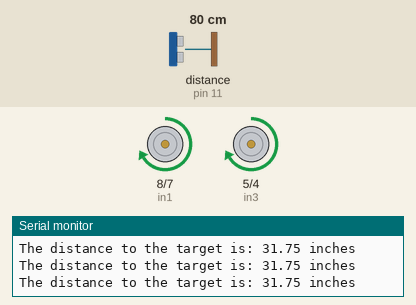
Simulated run of this sketch. Board: Arduino Uno, built with avr-gcc and run on an emulated ATmega328P. Shown: motor-driver pin pairs drawn as motors (green arrow = first pin HIGH = forward, orange = second pin HIGH = backward, longer = more drive, scaled by the enable pin), the last lines printed to the serial monitor. Wiring (inferred from the names in the program): ultrasonic range finder: trigger pin 13; echo pin 11. The inputs (shaded band) are chosen by the test bench; at power-on: distance to the obstacle (sensor on pin 11) 80 cm. The echo pulse lasts 58.3 µs per cm.

Above: at 1.3 s.
1.4 s: distance to the obstacle (sensor on pin 11) set to 64 cm
3.2 s: distance to the obstacle (sensor on pin 11) set to 57 cm
At 5.2 s:
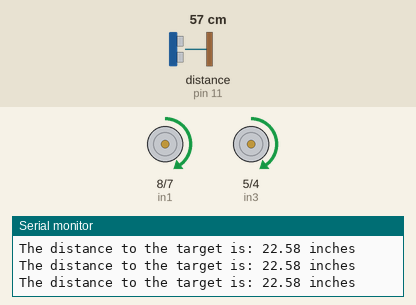
5.5 s: distance to the obstacle (sensor on pin 11) set to 33 cm
8.5 s: distance to the obstacle (sensor on pin 11) set to 27 cm
At 9.3 s:
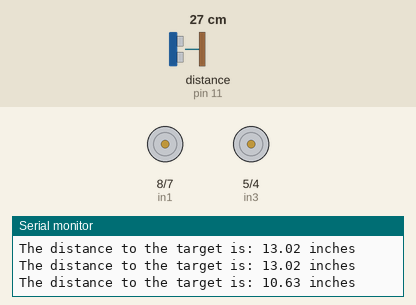
At 11.3 s:
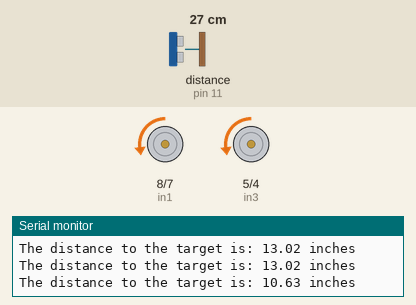
13.5 s: distance to the obstacle (sensor on pin 11) set to 14 cm
16.5 s: distance to the obstacle (sensor on pin 11) set to 11 cm
At 18.3 s:
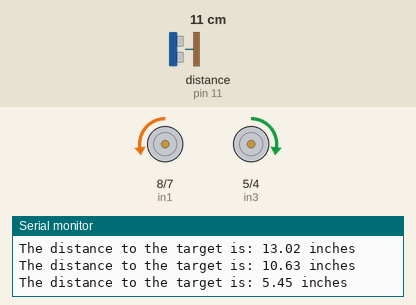
Timing chart, 0 to 21.5 s (numbered marks = the images above; inputs shaded):
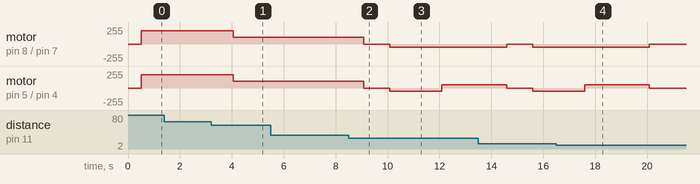

The sketch:

car.ino
```cpp
// Motor A
int enA = 9;
int in1 = 8;
int in2 = 7;

// Motor B
int enB = 3;
int in3 = 5;
int in4 = 4;

int carSpeed;
int farSpeed = 200;
int closeSpeed = 100;
int slowSpeed = 50;


// Distance Sensor
int trigPin = 13;
int echoPin = 11;
float pingTime;     // Time for ping to travel to target and return
float distance;     // Distance from sensor to target
float speedOfSound = 776.5;   // Speed of Sound in Miles per hour

void setup() {
  Serial.begin(9600);

  // Motor control pins
  pinMode(enA, OUTPUT);
  pinMode(enB, OUTPUT);
  pinMode(in1, OUTPUT);
  pinMode(in2, OUTPUT);
  pinMode(in3, OUTPUT);
  pinMode(in4, OUTPUT);

  // Distance Sensor pins
  pinMode(trigPin, OUTPUT);
  pinMode(echoPin, INPUT);
}

void loop() {
  digitalWrite(trigPin,LOW);
  delayMicroseconds(500);
  digitalWrite(trigPin,HIGH);
  delayMicroseconds(20);
  digitalWrite(trigPin,LOW);

  pingTime = pulseIn(echoPin, HIGH);
  pingTime = pingTime/1000000./3600; // Converts ping time to hours
  distance = speedOfSound * pingTime/2*63360; // Calculates round trip distance in inches

  Serial.print("The distance to the target is: ");
  Serial.print(distance);
  Serial.println(" inches");
  delay(500);


  if (distance > 24) {
    carSpeed = farSpeed;
    moveForward(carSpeed);
  }
  else if (distance > 12 && distance <= 24) {
    carSpeed = closeSpeed;
    moveForward(carSpeed);
  }
  else if (distance > 5 && distance <= 12) {
    carSpeed = slowSpeed;
    stopCar();
    reverse(carSpeed);
    turnRight(carSpeed);
  }
  else {
    stopCar();
  }

}


void moveForward(int carSpeed) {
  /* Move forward */

  // Motor A
  digitalWrite(in1, HIGH);
  digitalWrite(in2, LOW);
  // Set Speed
  analogWrite(enA, carSpeed);

  // Motor B
  digitalWrite(in3, HIGH);
  digitalWrite(in4, LOW);
  // Set Speed
  analogWrite(enB, carSpeed);

}

void stopCar() {
  // Turn motors off
  digitalWrite(in1, LOW);
  digitalWrite(in2, LOW);
  digitalWrite(in3, LOW);
  digitalWrite(in4, LOW);
  delay(1000);
}

void reverse(int carSpeed) {
  /* Move Backward */

  // Motor A
  digitalWrite(in1, LOW);
  digitalWrite(in2, HIGH);
  // Set Speed
  analogWrite(enA, carSpeed);

  // Motor B
  digitalWrite(in3, LOW);
  digitalWrite(in4, HIGH);
  // Set Speed
  analogWrite(enB, carSpeed);

  delay(2000);
}

void turnRight(int carSpeed){
  /* Turn right by stopping reversing right and move forward left */

  // Motor A
  digitalWrite(in1, LOW);
  digitalWrite(in2, HIGH);
  // Set Speed
  analogWrite(enA, carSpeed);

  // Motor B
  digitalWrite(in3, HIGH);
  digitalWrite(in4, LOW);
  // Set Speed
  analogWrite(enB, carSpeed);

  delay(2000);

}
```

Measured:
- the behaviour switches between 61 and 60 cm on distance to the obstacle (sensor on pin 11) (found by bisection; images 0 and 1)
- the behaviour switches between 31 and 30 cm on distance to the obstacle (sensor on pin 11) (found by bisection; images 1 and 2)
- the behaviour switches between 13 and 12 cm on distance to the obstacle (sensor on pin 11) (found by bisection; images 3 and 4)
- after the input at 3.2 s, motor on pin 8 (in1) / pin 7 (in2), motor on pin 5 (in3) / pin 4 (in4): forward 200/255 → forward 100/255 after 0.85 s
- after the input at 8.5 s, motor on pin 8 (in1) / pin 7 (in2): forward 100/255 → stopped after 0.59 s, → backward 50/255 1.0 s later; motor on pin 5 (in3) / pin 4 (in4): forward 100/255 → stopped after 0.59 s, → backward 50/255 1.0 s later, → forward 50/255 2.0 s later
- after the input at 16.5 s, motor on pin 8 (in1) / pin 7 (in2), motor on pin 5 (in3) / pin 4 (in4): goes on until 20.1 s, then stays stopped
